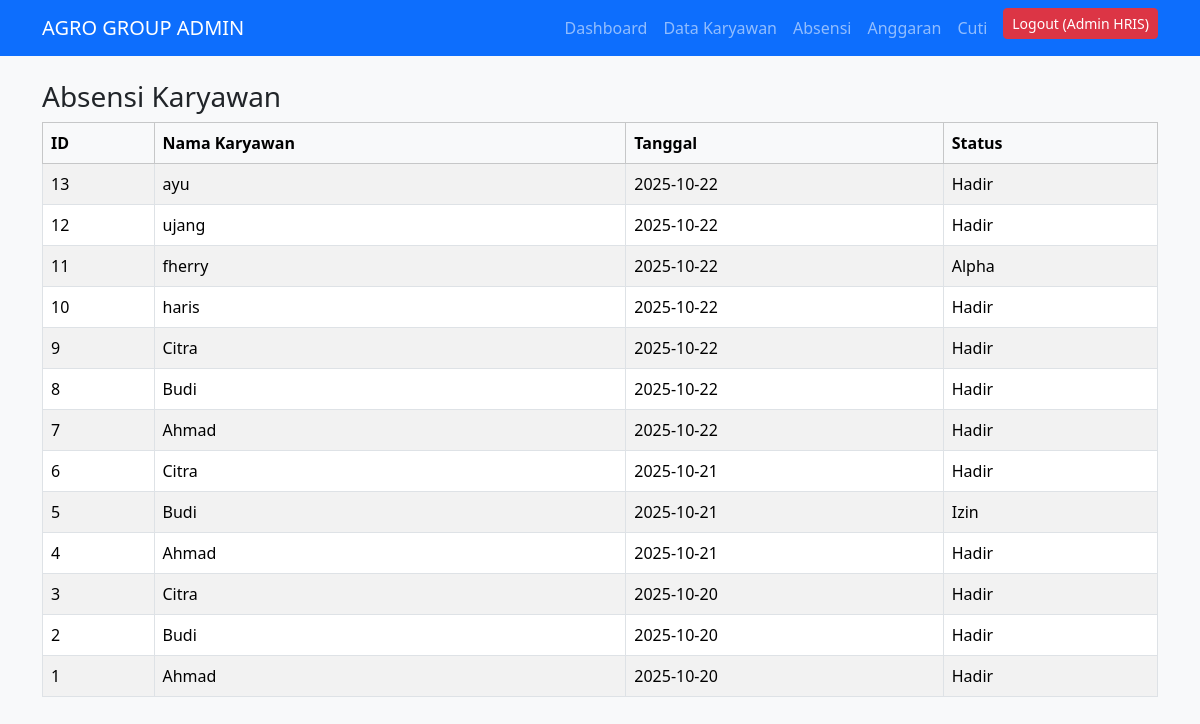
The page /admin/admin_absensi.php (signed in) on the database its author committed.
### tables this page shows
CREATE TABLE `absensi` (
  `id` int(11) NOT NULL,
  `karyawan_id` int(11) NOT NULL,
  `tanggal` date NOT NULL,
  `status` enum('Hadir','Izin','Sakit','Alpha') DEFAULT 'Hadir'
);

CREATE TABLE `karyawan` (
  `id` int(11) NOT NULL,
  `nama` varchar(100) NOT NULL,
  `email` varchar(100) NOT NULL,
  `password` varchar(255) NOT NULL,
  `role` enum('admin','karyawan') DEFAULT 'karyawan',
  `sisa_cuti` int(11) DEFAULT 4
);

### admin/admin_absensi.php (the view, shortened to what this page needs)
<?php
require '../config/db.php';
$res = $conn->query("
    SELECT a.id, k.nama, a.tanggal, a.status
    FROM absensi a
    JOIN karyawan k ON a.karyawan_id=k.id
    ORDER BY a.tanggal DESC
");
?>
<!DOCTYPE html>
<html lang="id">
<head>
<link href="https://cdn.jsdelivr.net/npm/bootstrap@5.3.3/dist/css/bootstrap.min.css" rel="stylesheet">
</head>
<body class="bg-light">
<?php include '../includes/navbar.php'; ?>
<div class="container mt-4">
    <h3>Absensi Karyawan</h3>
    <table class="table table-bordered table-striped">
        <thead class="table-light">
            <tr>
                <th>ID</th>
                <th>Nama Karyawan</th>
                <th>Tanggal</th>
                <th>Status</th>
            </tr>
        </thead>
        <tbody>
            <?php if($res->num_rows > 0): ?>
                <?php while($row=$res->fetch_assoc()): ?>
                    <tr>
                        <td><?= $row['id']; ?></td>
                        <td><?= htmlspecialchars($row['nama']); ?></td>
                        <td><?= $row['tanggal']; ?></td>
                        <td><?= $row['status']; ?></td>
                    </tr>
                <?php endwhile; ?>
            <?php else: ?>
                <tr><td colspan="4" class="text-center text-muted">Belum ada data absensi.</td></tr>
            <?php endif; ?>
        </tbody>
    </table>
</div>
</body>
</html>

### includes/navbar.php (shortened to what this page needs)
<?php
$nama = $_SESSION['nama'];
$role = $_SESSION['role'];
?>
<nav class="navbar navbar-expand-lg navbar-dark bg-primary">
  <div class="container">
    <a class="navbar-brand" href="#">
       AGRO GROUP <?= strtoupper($role) ?>
    </a>
    <div class="collapse navbar-collapse" id="navbarNav">
      <ul class="navbar-nav ms-auto">
        <?php if($role == 'admin'): ?>
            <li class="nav-item"><a class="nav-link" href="../admin/dashboard.php">Dashboard</a></li>
            <li class="nav-item"><a class="nav-link" href="../admin/admin_data.php">Data Karyawan</a></li>
            <li class="nav-item"><a class="nav-link" href="../admin/admin_absensi.php">Absensi</a></li>
            <li class="nav-item"><a class="nav-link" href="../admin/admin_anggaran.php">Anggaran</a></li>
            <li class="nav-item"><a class="nav-link" href="../admin/admin_cuti.php">Cuti</a></li>
        <?php endif; ?>
        <li class="nav-item ms-2">
          <form method="POST" action="../auth/logout.php" class="d-flex">
            <button type="submit" class="btn btn-danger btn-sm">
              Logout (<?= htmlspecialchars($nama) ?>)
            </button>
          </form>
        </li>
      </ul>
    </div>
  </div>
</nav>

### rows shown on the page
absensi: id "13", karyawan.nama "ayu", tanggal "2025-10-22", status "Hadir"
absensi: id "12", karyawan.nama "ujang", tanggal "2025-10-22", status "Hadir"
absensi: id "11", karyawan.nama "fherry", tanggal "2025-10-22", status "Alpha"
absensi: id "10", karyawan.nama "haris", tanggal "2025-10-22", status "Hadir"
absensi: id "9", karyawan.nama "Citra", tanggal "2025-10-22", status "Hadir"
absensi: id "8", karyawan.nama "Budi", tanggal "2025-10-22", status "Hadir"
absensi: id "7", karyawan.nama "Ahmad", tanggal "2025-10-22", status "Hadir"
absensi: id "6", karyawan.nama "Citra", tanggal "2025-10-21", status "Hadir"
absensi: id "5", karyawan.nama "Budi", tanggal "2025-10-21", status "Izin"
absensi: id "4", karyawan.nama "Ahmad", tanggal "2025-10-21", status "Hadir"
absensi: id "3", karyawan.nama "Citra", tanggal "2025-10-20", status "Hadir"
absensi: id "2", karyawan.nama "Budi", tanggal "2025-10-20", status "Hadir"
absensi: id "1", karyawan.nama "Ahmad", tanggal "2025-10-20", status "Hadir"

### other values the page prints
$role "ADMIN"
$nama "Admin HRIS"
